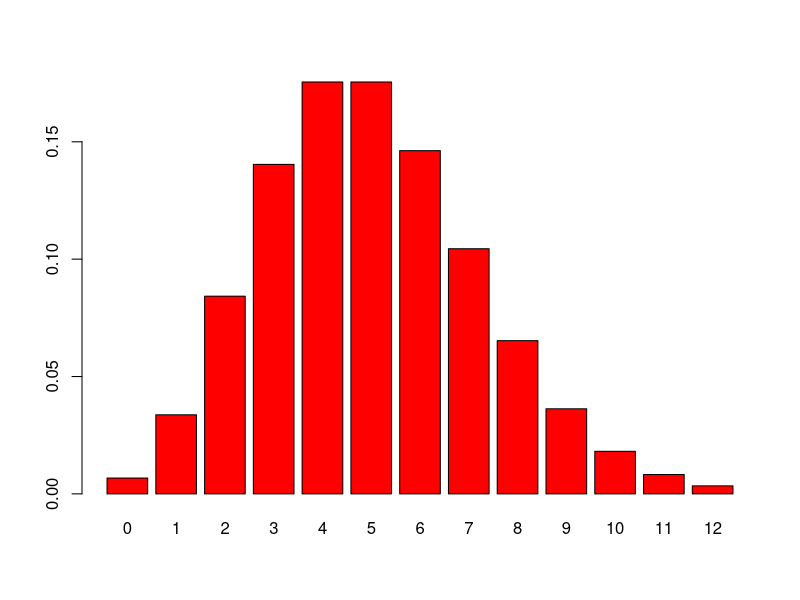
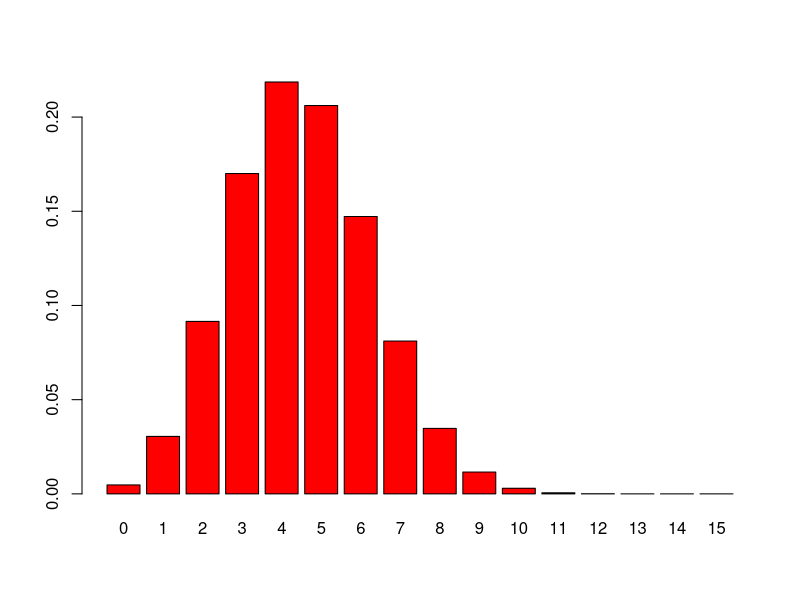
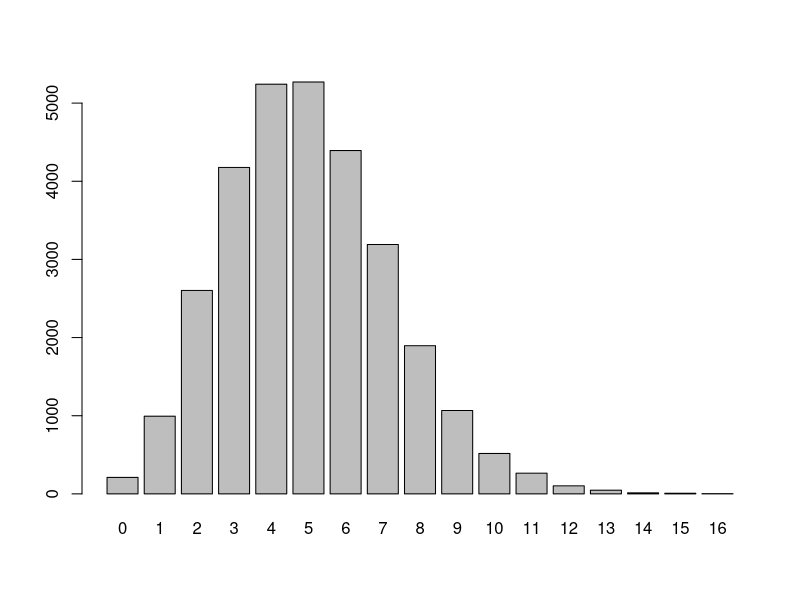

R code for these plots, in order:
## ---- chunk 1
#for one value
dpois(x = 3, lambda = 5)

#for several values instead of a loop
dpois(x = 0:12, lambda = 5)
barplot(dpois(0:12, 5), names.arg = 0:12, col = "red")
## ---- chunk 2

genotype = c("AA","AO","BB","AO","OO","AO","AA","BO","BO","AO","BB","AO","BO","AB","OO","AB","BB","AO","AO")
table(genotype)

#with factor:
genotypeF =  factor(genotype)
levels(genotypeF)
table(genotypeF)
## ---- chunk 3
# r-functions generate tailored outcomes for each type of distribution
rbinom(15, prob = 0.5, size = 1)

# withs unequal probabilities
rbinom(12, prob = 2/3, size = 1)
## ---- chunk 4
#with changed parameters
rbinom(1, prob = 2/3, size = 12)
## ---- chunk 5
set.seed(235569515)
rbinom(1, prob = 0.3, size = 15)
## ---- chunk 6
probabilities = dbinom(0:15, prob = 0.3, size = 15)
round(probabilities, 2)
barplot(probabilities, names.arg = 0:15, col = "red")
## ---- chunk 7
rbinom(1, prob = 5e-4, size = 10000)
simulations = rbinom(n = 30000, prob = 5e-4, size = 10000)
barplot(table(simulations), sol = "lavender")
## ---- chunk 8
1 - ppois(6, 0.5)
ppois(6, 0.5, lower.tail = FALSE)
## ---- chunk 9
maxes = replicate(100000, {
  max(rpois(100, 0.5))
})
table(maxes)
